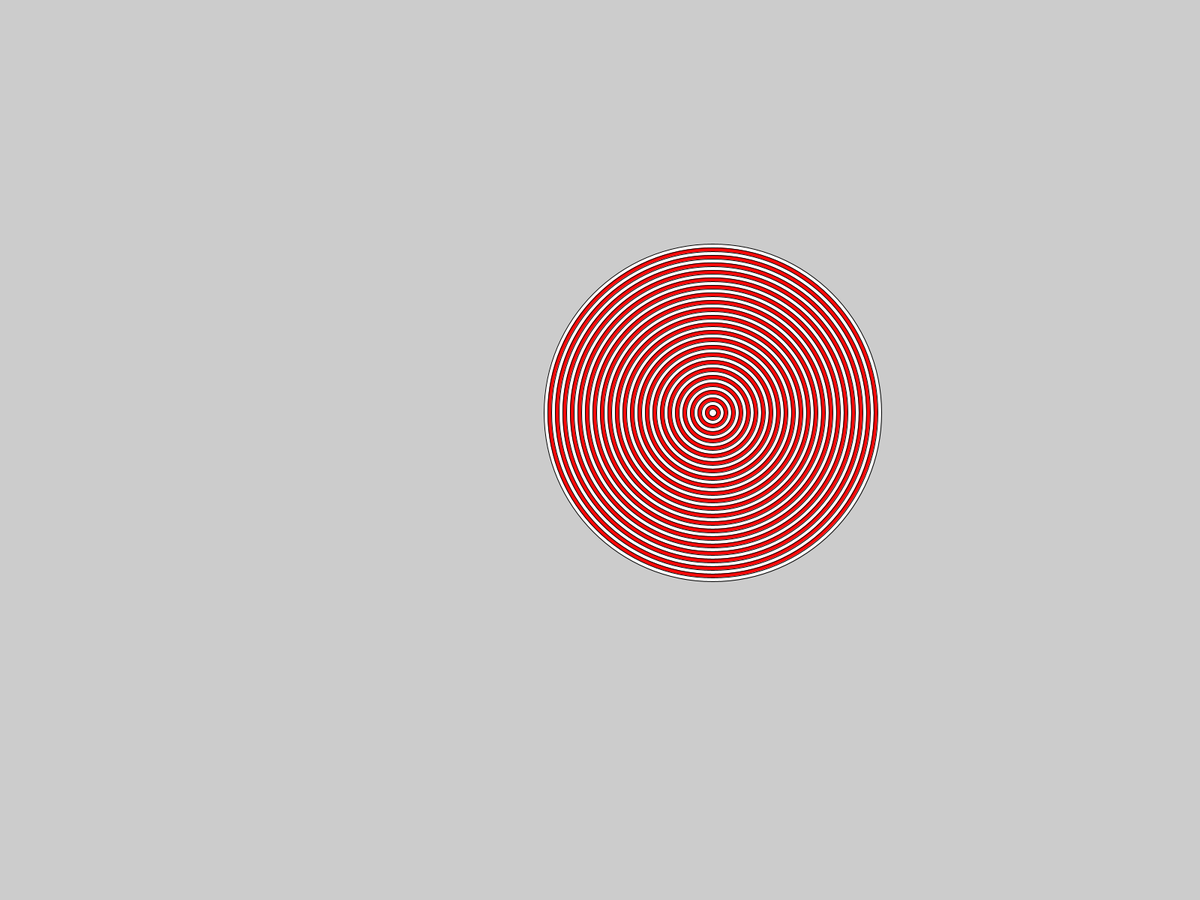
Frame 1 (no input)
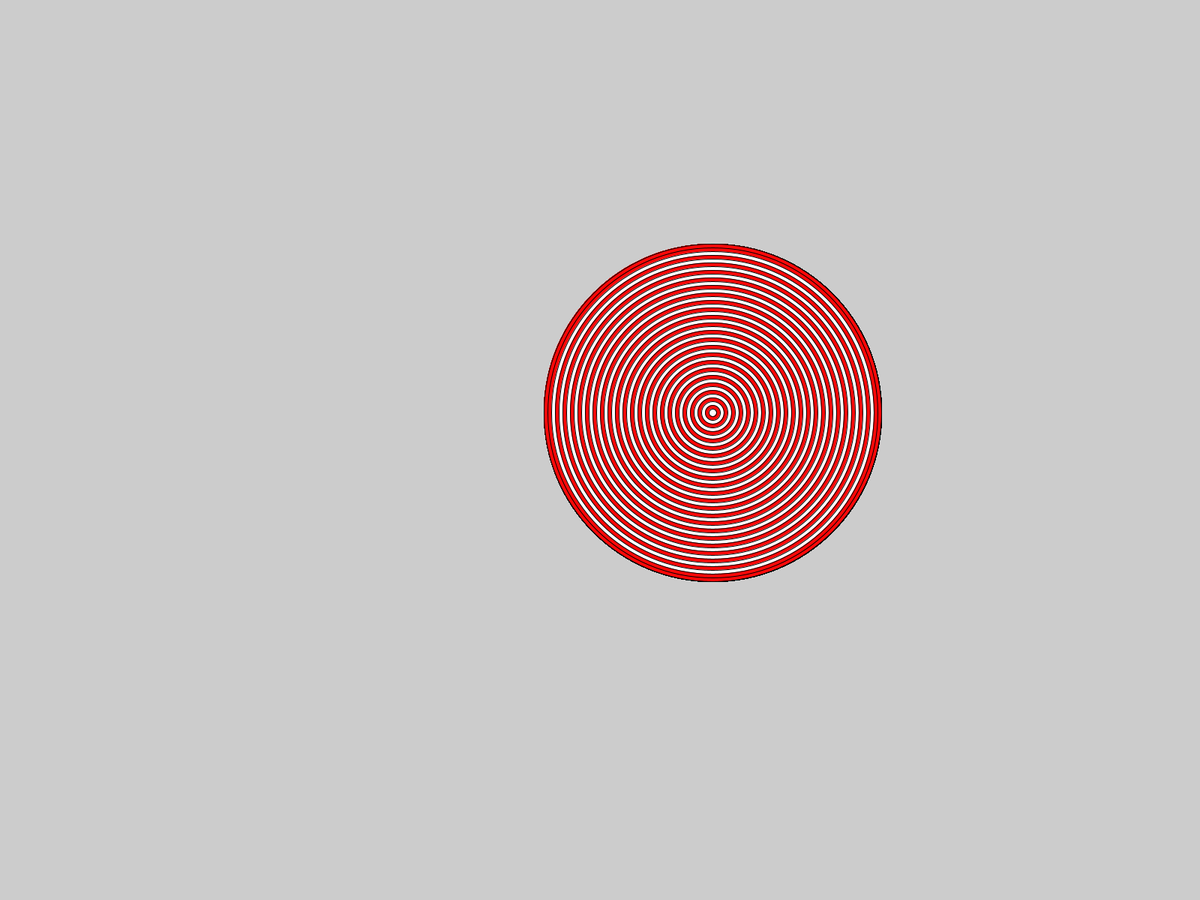
Frame 60 (the mouse pressed at the canvas centre just before this capture)
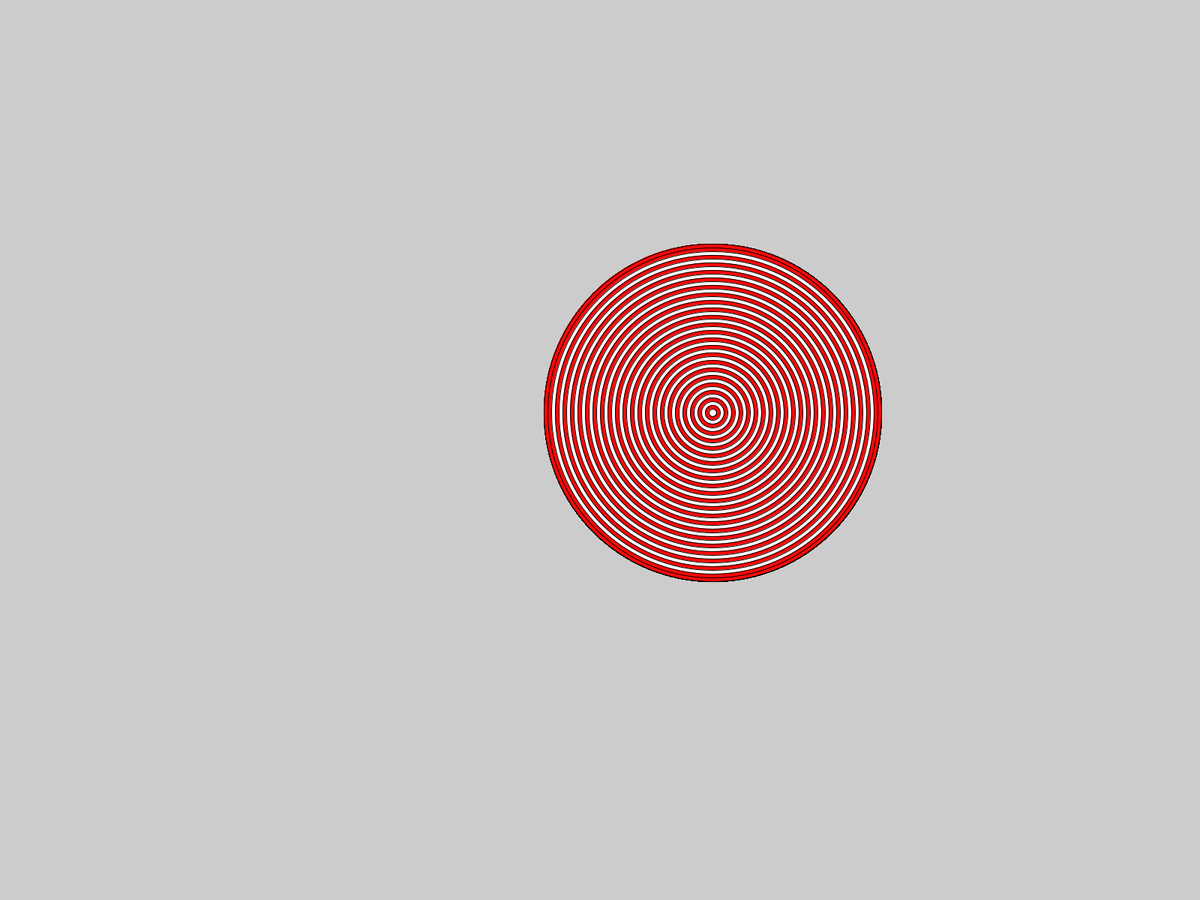
Frame 120 (the mouse held since frame 60 and released just before this capture)

The Processing sketch that drew these frames (run headless with seeded random() and noise(); from frame 60 on, the mouse is pressed at the canvas centre):

// Processing sketch: ring
// ── ring.pde
int A=20;
int B=20;

void setup(){
  fullScreen();
  
}

void draw(){
  A=450;
  B=450;
 for(int i= 45; i>0; i--){
  ellipse(950,550,A,B); 
   A-=10;
   B-=10;
 
   int c = i%2;
   if(c==1){fill(#FF0808);}
   if(c==0){fill(#FFFFFF);}
 }
 }
 
